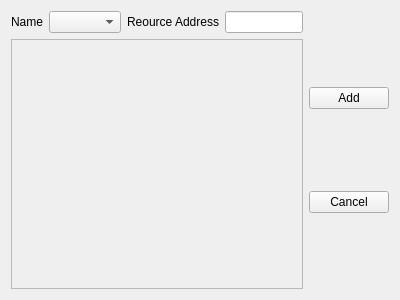
<?xml version="1.0" encoding="UTF-8"?>
<ui version="4.0">
 <class>Form</class>
 <widget class="QWidget" name="Form">
  <property name="geometry">
   <rect>
    <x>0</x>
    <y>0</y>
    <width>400</width>
    <height>300</height>
   </rect>
  </property>
  <property name="windowTitle">
   <string>INST Add</string>
  </property>
  <layout class="QGridLayout" name="gridLayout">
   <item row="0" column="0">
    <layout class="QVBoxLayout" name="verticalLayout">
     <item>
      <layout class="QHBoxLayout" name="horizontalLayout_3">
       <item>
        <layout class="QHBoxLayout" name="horizontalLayout">
         <item>
          <widget class="QLabel" name="label">
           <property name="text">
            <string>Name</string>
           </property>
          </widget>
         </item>
         <item>
          <widget class="QComboBox" name="combo_name"/>
         </item>
        </layout>
       </item>
       <item>
        <layout class="QHBoxLayout" name="horizontalLayout_2">
         <item>
          <widget class="QLabel" name="label_2">
           <property name="text">
            <string>Reource Address</string>
           </property>
          </widget>
         </item>
         <item>
          <widget class="QLineEdit" name="edit_resAd"/>
         </item>
        </layout>
       </item>
      </layout>
     </item>
     <item>
      <widget class="QTextBrowser" name="text_display">
       <property name="enabled">
        <bool>false</bool>
       </property>
      </widget>
     </item>
    </layout>
   </item>
   <item row="0" column="1">
    <layout class="QVBoxLayout" name="verticalLayout_2">
     <item>
      <widget class="QPushButton" name="button_add">
       <property name="text">
        <string>Add</string>
       </property>
      </widget>
     </item>
     <item>
      <widget class="QPushButton" name="button_cancel">
       <property name="text">
        <string>Cancel</string>
       </property>
      </widget>
     </item>
    </layout>
   </item>
  </layout>
 </widget>
 <resources/>
 <connections>
  <connection>
   <sender>button_cancel</sender>
   <signal>clicked()</signal>
   <receiver>Form</receiver>
   <slot>close()</slot>
   <hints>
    <hint type="sourcelabel">
     <x>348</x>
     <y>206</y>
    </hint>
    <hint type="destinationlabel">
     <x>396</x>
     <y>237</y>
    </hint>
   </hints>
  </connection>
 </connections>
</ui>
